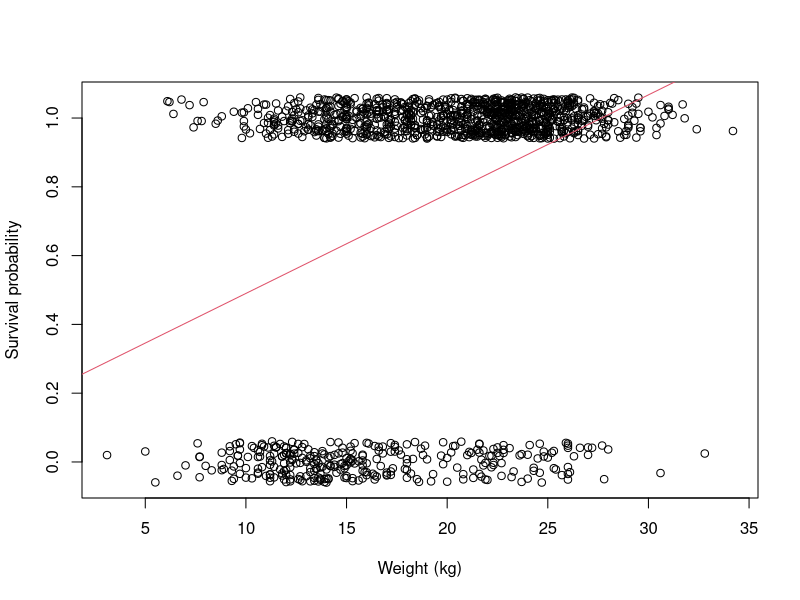
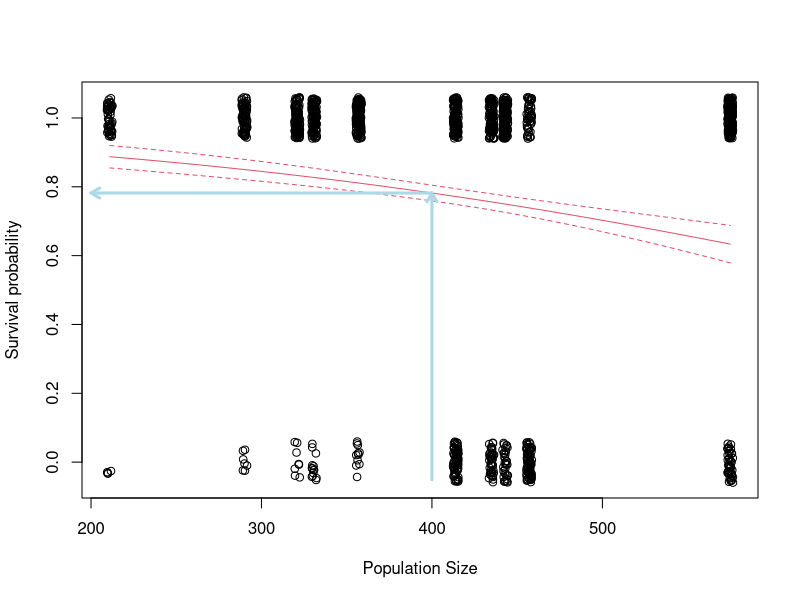
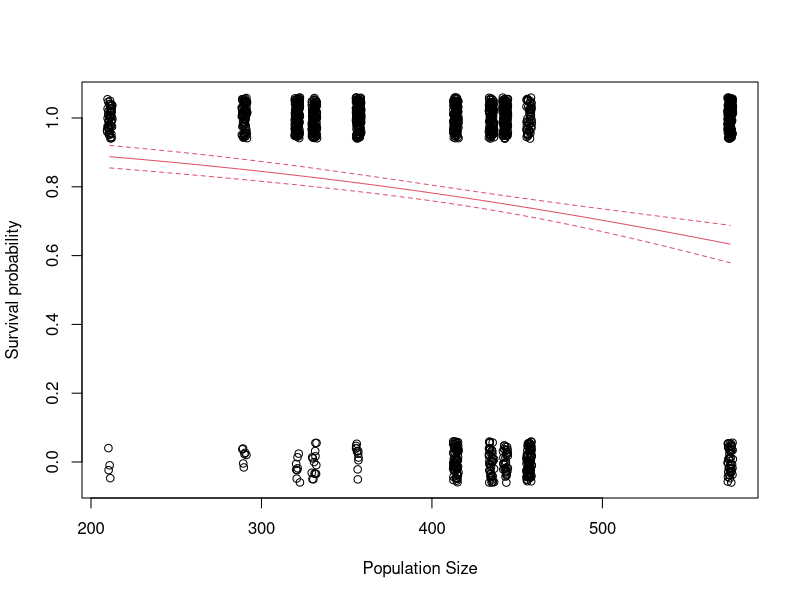
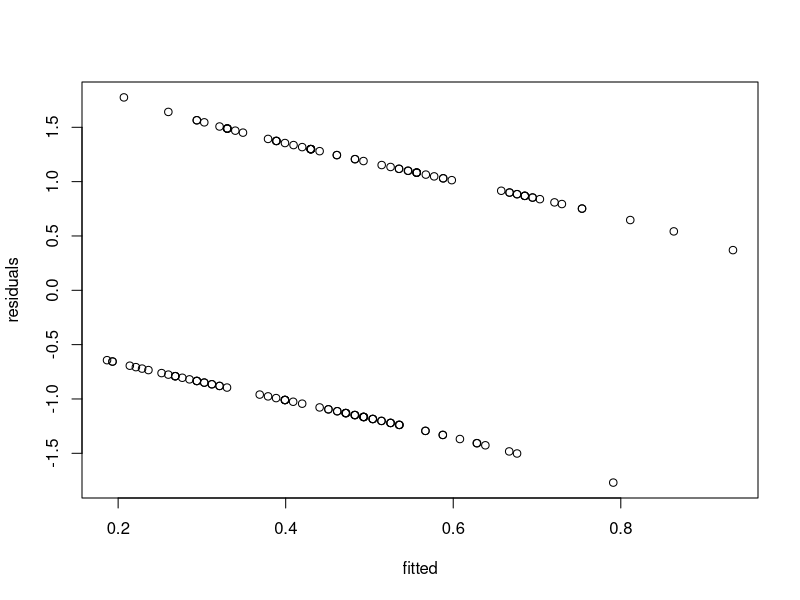
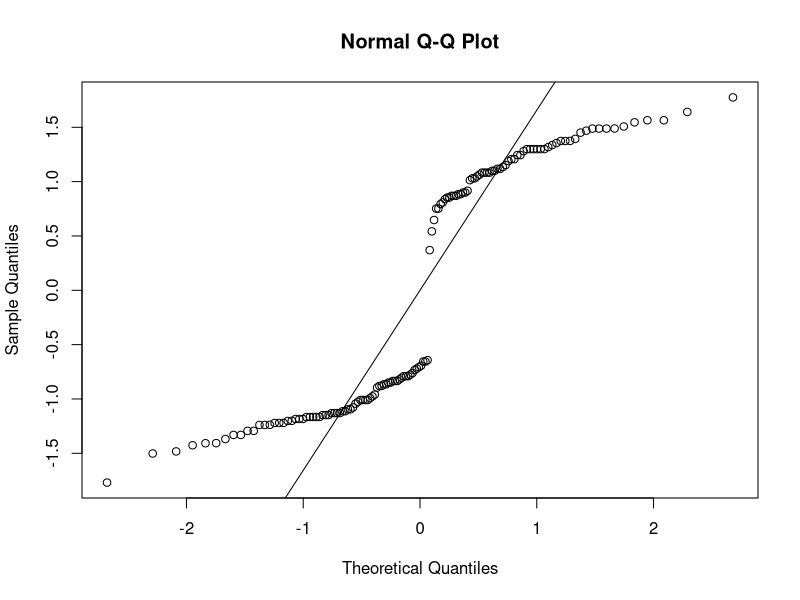
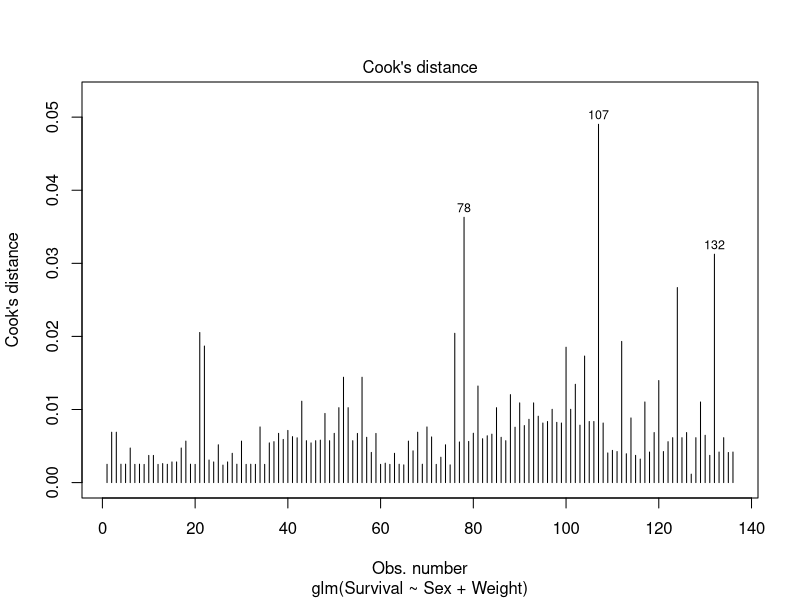
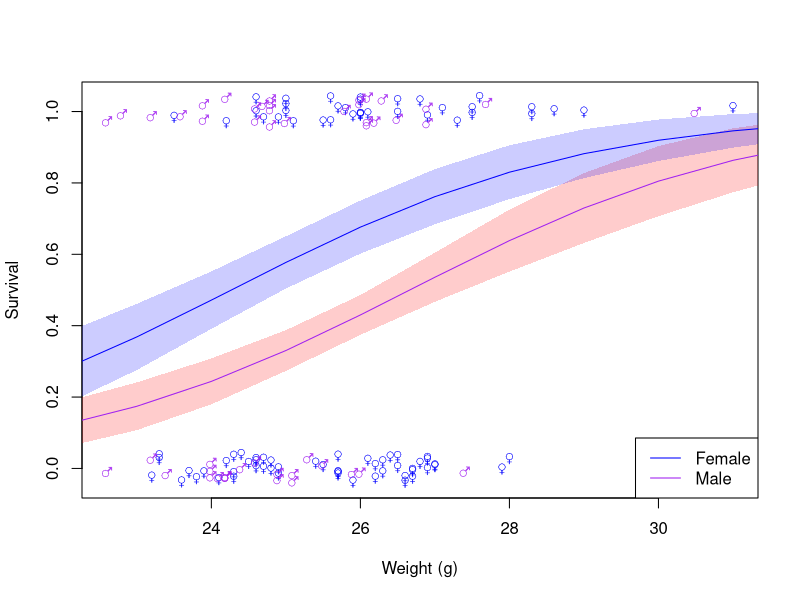

The R source for these figures, in order:
## ---- chunk 1
knitr::opts_chunk$set(cache=FALSE, dpi = 48)
## ---- chunk 2
SheepData <- read.csv("SheepData.csv", header=T)
## ---- chunk 3
plot(SheepData$Weight, jitter(SheepData$Survival, factor=0.3), 
     xlab="Weight (kg)", 
     ylab="Survival probability")
abline(lm(Survival~Weight, data=SheepData), col=2)
## ---- chunk 4
mod1 <- glm(Survival ~ PopSize, family = binomial(), data=SheepData)
predx <- data.frame(PopSize=seq(min(SheepData$PopSize),
                                max(SheepData$PopSize),
                                length=30))
predpsurv <- predict(mod1, newdata = predx, se.fit = TRUE, type = "response")
pred400 <- predict(mod1, newdata = data.frame(PopSize=400),
                   type = "response")
plot(jitter(SheepData$PopSize), jitter(SheepData$Survival, factor=0.3), 
     xlab="Population Size", 
     ylab="Survival probability")
lines(predx$PopSize, predpsurv$fit, col=2)
lines(predx$PopSize, predpsurv$fit-1.96*predpsurv$se.fit, col=2, lty=2)
lines(predx$PopSize, predpsurv$fit+1.96*predpsurv$se.fit, col=2, lty=2)
arrows(x0=400, y0=-0.051, x1=400, y1=pred400, col="lightblue",
       length=0.1, lwd=3)
arrows(x0=400, y0=pred400, x1=200, y1=pred400, col="lightblue",
       length=0.1, lwd=3)
## ---- chunk 5
plot(jitter(SheepData$PopSize), jitter(SheepData$Survival, factor=0.3), 
     xlab="Population Size", 
     ylab="Survival probability")
lines(predx$PopSize, predpsurv$fit, col=2)
lines(predx$PopSize, predpsurv$fit-1.96*predpsurv$se.fit, col=2, lty=2)
lines(predx$PopSize, predpsurv$fit+1.96*predpsurv$se.fit, col=2, lty=2)

## ---- chunk 6
SheepData <- read.csv("SheepData.csv", header=T)
## ---- chunk 7
# Run model
model <- glm(Survival ~ Weight, data = SheepData, family=binomial(link=logit))

# Look at results
coef(model)
confint(model)

# Then predict
prediction_intercept <- 1/(1+exp(-(-2.0298345+(0.1754527*0))))
prediction_intercept # weight = 0kg

prediction_20 <- 1/(1+exp(-(-2.0298345+(0.1754527*20))))
prediction_20 # weight = 20kg

prediction_25 <- 1/(1+exp(-(-2.0298345+(0.1754527*25))))
prediction_25 # weight = 25kg

## ---- chunk 8
# first make some `new` X values to predict for
newdata <- data.frame(Weight = seq(0,35,1))

# then predict from your model
predictions <- predict(model, newdata, type="response", se.fit=T)
## ---- chunk 9
# run model for H1
H1 <- glm(Survival ~ Weight, data = SheepData, family=binomial(link=logit))

# run model for H0
H0 <- glm(Survival ~ 1, data = SheepData, family=binomial(link=logit))

# run anova
anova(H0, H1, test = "LRT")

## ---- chunk 10
SparrowData <- read.csv("Sparrows.csv", header=T)

model0 <- glm(Survival ~ Sex + Weight, data = SparrowData, family = binomial(link=logit))
model1 <- glm(Survival ~ Sex * Weight, data = SparrowData, family = binomial(link=logit))

anova(model0, model1, test="LRT")

## ---- chunk 11
# fitted versus residuals plot
# remember these are deviance residuals
fitted <- fitted(model0)
residuals <- resid(model0)
plot(fitted, residuals)

# normal QQ plot
qqnorm(residuals)
qqline(residuals)

# cook's distance
plot(model0, which=4)

# dispersion
summary(model0)
174.55/133

## ---- chunk 12
coef(model0)
confint(model0)
## ---- chunk 13
# Make predictions for plot
newdata <- expand.grid(Weight = seq(0,35,1), Sex=unique(SparrowData$Sex))
predictions <- predict(model0, newdata, type="response", se.fit=T)
newdata$pred <- predictions$fit
newdata$pred.se <- predictions$se.fit
# Lower and upper intervals
newdata$pred.L <- newdata$pred - newdata$pred.se
newdata$pred.U <- newdata$pred + newdata$pred.se

SparrowData$SexCode <- 1 + (SparrowData$Sex=="Female")

plot(SparrowData$Weight, jitter(SparrowData$Survival, factor = 0.2), type="n",
    col=c("purple", "blue")[SparrowData$SexCode],
    xlab="Weight (g)", ylab="Survival")
# plot intervals for predictions, using transparent colours (4th arg to rgb())
polygon(c(newdata$Weight[newdata$Sex=="Male"], rev(newdata$Weight[newdata$Sex=="Male"])),
       c(newdata$pred.L[newdata$Sex=="Male"], rev(newdata$pred.U[newdata$Sex=="Male"])),
       border=NA, col=rgb(1,0,0,0.2))
polygon(c(newdata$Weight[newdata$Sex=="Female"], rev(newdata$Weight[newdata$Sex=="Female"])),
       c(newdata$pred.L[newdata$Sex=="Female"], rev(newdata$pred.U[newdata$Sex=="Female"])),
       border=NA, col=rgb(0,0,1,0.2))
# Plotting gender symbols trick from here:
# http://sciencetools.evo-eco.org/sciencetools/male-and-female-symbols-in-r/
text(SparrowData$Weight, jitter(SparrowData$Survival, factor = 0.2),
    labels=c('\\VE', '\\MA')[SparrowData$SexCode],vfont=c("sans serif","bold"),
    col=c("blue", "purple")[SparrowData$SexCode])
lines(newdata$Weight[newdata$Sex=="Male"], newdata$pred[newdata$Sex=="Male"], col="purple")
lines(newdata$Weight[newdata$Sex=="Female"], newdata$pred[newdata$Sex=="Female"], col="blue")
legend("bottomright", c("Female", "Male"), col=c("blue", "purple"), lty=1)
